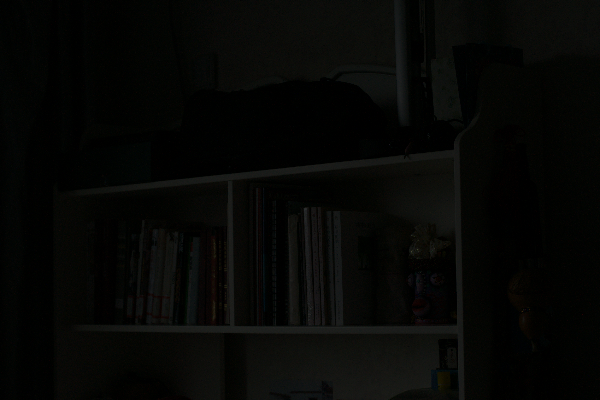
#> input picture data/input/12.png, 600 x 400 px, found by its file name; its folder holds 4 pictures in this run
$ python main.py
#> lines starting #> are read from the running program, lines starting #| are printed output that depends on the picture
### src/enhancement/preprocess.py
import cv2
import numpy as np

def read_image(image_path):
    return cv2.imread(image_path, cv2.IMREAD_COLOR)

def preprocess_image(image):
    """ Apply noise reduction """
    return cv2.bilateralFilter(image, 9, 3, 3)

def adjust_brightness_contrast(image):
    """ Adjust brightness and contrast """
    gamma = 2.0
    inv_gamma = 1.0 / gamma
    table = np.array([(i / 255.0) ** inv_gamma * 255 for i in np.arange(0, 256)]).astype("uint8")
    return cv2.LUT(image, table)

def enhance_details(image):
    """ Enhances details using unsharp masking """
    blurred = cv2.GaussianBlur(image, (5, 5), 0)
    sharpened = cv2.addWeighted(image, 1.5, blurred, -0.5, 0)
    return sharpened

def adjust_color_balance(image):
    """ Adjust color balance by applying white balance correction """
    result = cv2.cvtColor(image, cv2.COLOR_BGR2LAB)
    l, a, b = cv2.split(result)
    l = cv2.equalizeHist(l)
    result = cv2.merge((l, a, b))
    return cv2.cvtColor(result, cv2.COLOR_LAB2BGR)

def is_low_light(image):
    """ Check if image is low light using histogram """
    gray = cv2.cvtColor(image, cv2.COLOR_BGR2GRAY)
    hist = cv2.calcHist([gray], [0], None, [256], [0, 256])
    hist = hist / hist.sum()
    low_light_percentage = np.sum(hist[:50]) * 100
    low_light_threshold = 40
    return low_light_percentage > low_light_threshold

### src/enhancement/postprocess.py
import cv2

def save_image(image, output_path):
    cv2.imwrite(output_path, image)

def postprocess_image(image):
    guided = cv2.ximgproc.guidedFilter(image, image, 8, 10)
    return guided

### src/enhancement/core.py
from .postprocess import postprocess_image
from .preprocess import enhance_details, preprocess_image, adjust_color_balance, adjust_brightness_contrast, is_low_light

def enhance_image(image):
    if not is_low_light(image):
        return image

    preprocessed = preprocess_image(image)
    brightness_adjusted = adjust_brightness_contrast(preprocessed)
    details_enhanced = enhance_details(brightness_adjusted)
    color_balanced = adjust_color_balance(details_enhanced)
    final_image = postprocess_image(color_balanced)
    return final_image

### src/main.py
import os

from enhancement.core import enhance_image
from enhancement.preprocess import read_image
from enhancement.postprocess import save_image
from utils.metrics import calculate_psnr, calculate_ssim

def main():
    input_dir = "data/input"
    output_dir = "data/output"
    psnr_dir = "data/psnr"

    for filename in os.listdir(input_dir):
        input_path = os.path.join(input_dir, filename)
        output_path = os.path.join(output_dir, filename)

        image = read_image(input_path)
#> in read_image, returned value is the input picture: shape (400, 600, 3); mean B, G, R 5, 6.8, 6.1
        enhanced_image = enhance_image(image)
#> in is_low_light, `hist = cv2.calcHist([gray], [0], None, [256], [0, 256])`: hist = 256 values, max 42721 at index 1, min 0 at index 43, mean 937.5
#> in is_low_light, `hist = hist / hist.sum()`: hist = 256 values, max 0.178 at index 1, min 0 at index 43, mean 0.00391
#> in is_low_light, `low_light_percentage = np.sum(hist[:50]) * 100`: low_light_percentage = 100
#> in adjust_brightness_contrast, `return cv2.LUT(image, table)`:
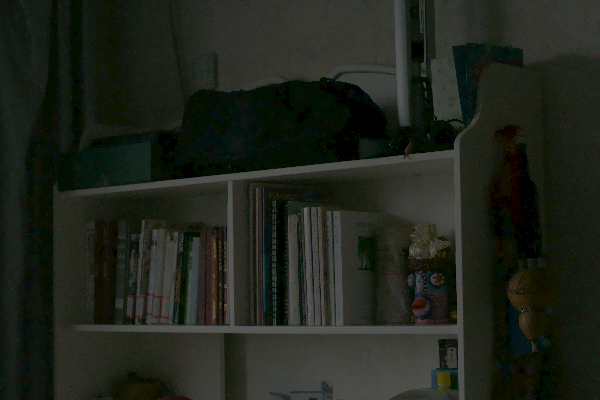
#> returned value: shape (400, 600, 3); mean of channels 0, 1, 2 27.4, 36.1, 31.7; drawn as B, G, R
#> in adjust_color_balance, `result = cv2.cvtColor(image, cv2.COLOR_BGR2LAB)`: result: shape (400, 600, 3); mean of channels 0, 1, 2 35, 124.8, 132.4
#> in adjust_color_balance, `l, a, b = cv2.split(result)`:
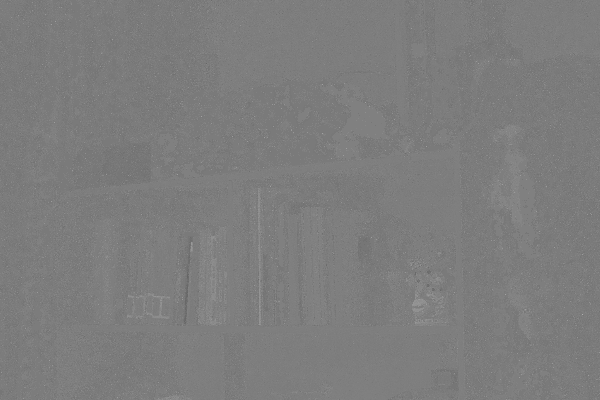
#> a: shape (400, 600); min 101, max 175, mean 124.8
#> in adjust_color_balance, `l = cv2.equalizeHist(l)`:
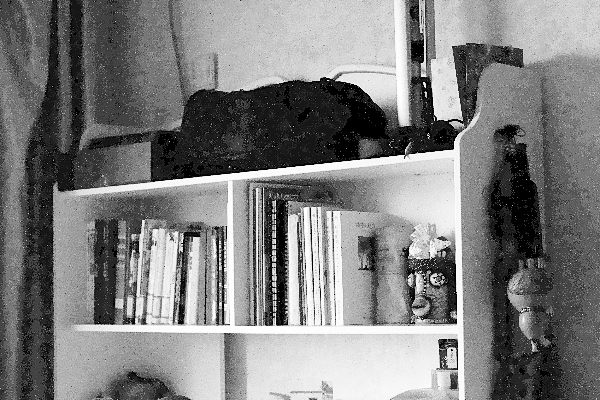
#> l: shape (400, 600); min 0, max 255, mean 126.4
#> in adjust_color_balance, `result = cv2.merge((l, a, b))`: result: shape (400, 600, 3); mean of channels 0, 1, 2 126.4, 124.8, 132.4
#> in adjust_color_balance, `return cv2.cvtColor(result, cv2.COLOR_LAB2BGR)`:
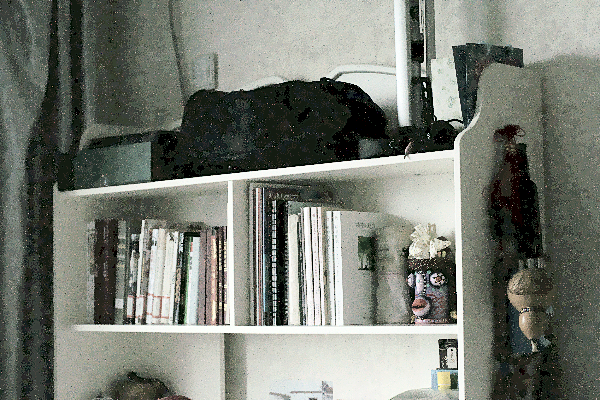
#> returned value: shape (400, 600, 3); mean B, G, R 114.2, 123.1, 119.1
        save_image(enhanced_image, output_path)
#> pass 2 of the loop in main, `for filename in os.listdir(input_dir):`:
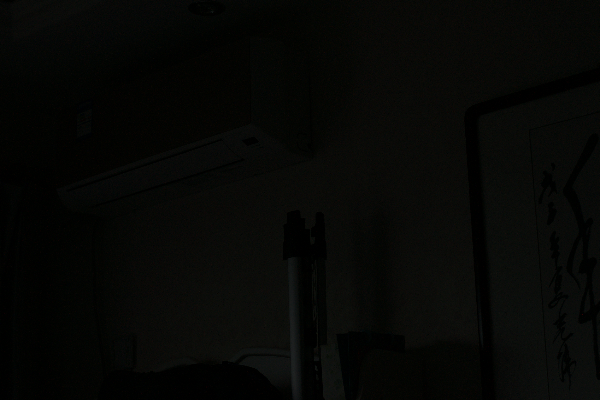
#> input picture data/input/15.png, 600 x 400 px, found by its file name
#> in read_image, returned value is the input picture: shape (400, 600, 3); mean B, G, R 5.2, 7.3, 6.5
#> in is_low_light (call 2), `gray = cv2.cvtColor(image, cv2.COLOR_BGR2GRAY)`:
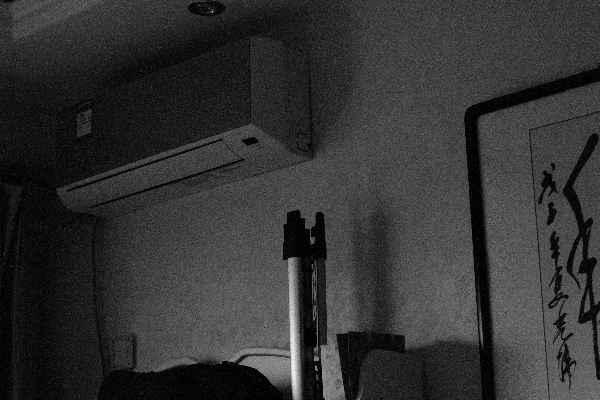
#> gray: shape (400, 600); min 0, max 34, mean 6.8; drawn with min black and max white
#> in is_low_light (call 2), `hist = cv2.calcHist([gray], [0], None, [256], [0, 256])`: hist = 256 values, max 24483 at index 9, min 0 at index 35, mean 937.5
#> in is_low_light (call 2), `hist = hist / hist.sum()`: hist = 256 values, max 0.102 at index 9, min 0 at index 35, mean 0.00391
#> in adjust_color_balance (call 2), `return cv2.cvtColor(result, cv2.COLOR_LAB2BGR)`:
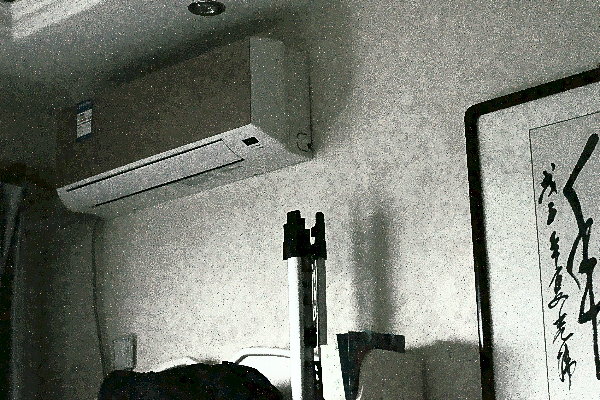
#> returned value: shape (400, 600, 3); mean B, G, R 116.8, 125.8, 122.1
#> pass 3 of the loop in main, `for filename in os.listdir(input_dir):`:
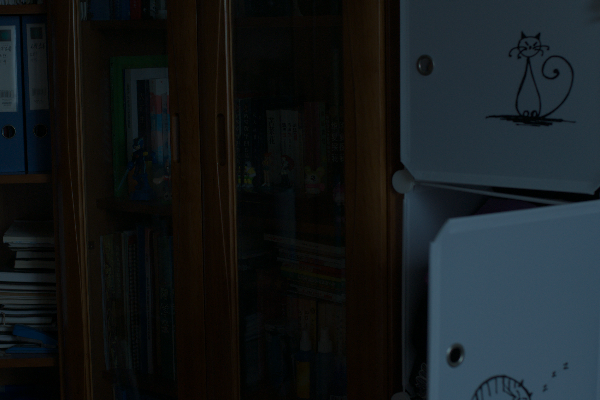
#> input picture data/input/2.png, 600 x 400 px, found by its file name
#> in read_image, returned value is the input picture: shape (400, 600, 3); mean B, G, R 27.8, 25.8, 20.9
#> in is_low_light (call 3), `gray = cv2.cvtColor(image, cv2.COLOR_BGR2GRAY)`:
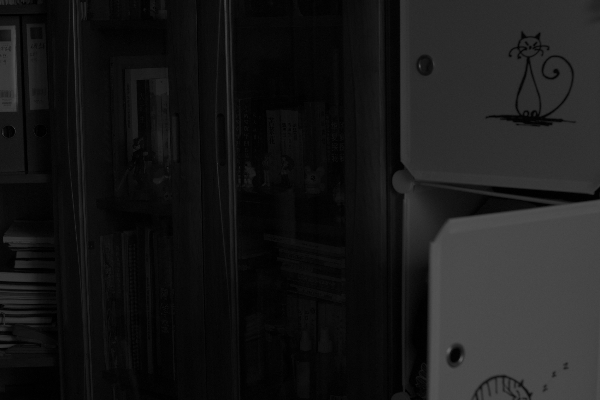
#> gray: shape (400, 600); min 0, max 101, mean 24.6
#> in is_low_light (call 3), `hist = cv2.calcHist([gray], [0], None, [256], [0, 256])`: hist = 256 values, max 13582 at index 7, min 0 at index 93, mean 937.5
#> in is_low_light (call 3), `hist = hist / hist.sum()`: hist = 256 values, max 0.0566 at index 7, min 0 at index 93, mean 0.00391
#> low_light_percentage = 85.01
#> in adjust_color_balance (call 3), `return cv2.cvtColor(result, cv2.COLOR_LAB2BGR)`:
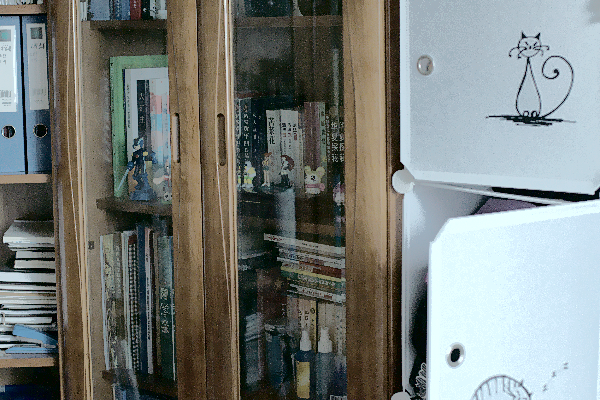
#> returned value: shape (400, 600, 3); mean B, G, R 121.9, 125.4, 119.9
#> the loop made 4 passes; the first 3 are shown

#> (the run stopped early here; a loop or call above may not have finished)
